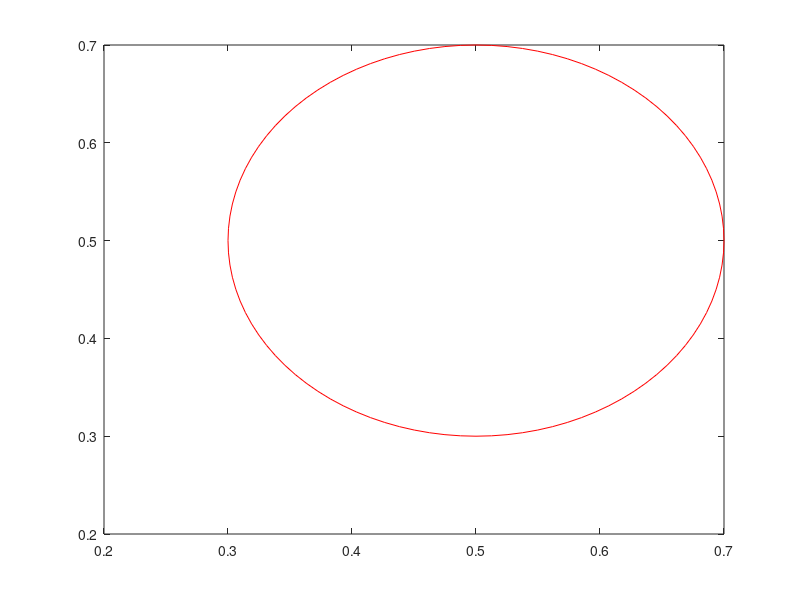

The MATLAB script that drew this image:
x = linspace(0,1,101);
y = linspace(0,1,101);

[X,Y] = meshgrid(x,y);

J = X.*Y;

figure(1);
ax = gca;
fig = pcolor(X,Y,J);
set(fig, 'EdgeColor', 'none');
colorbar(ax);

x_cir=zeros(1,101);
y_cir=zeros(1,101);
for i=1:101
    x_cir(i) = 0.5 + 0.2*cos(2*pi/100*(i-1));
    y_cir(i) = 0.5 + 0.2*sin(2*pi/100*(i-1));
end


plot(ax, x_cir, y_cir, 'r');
